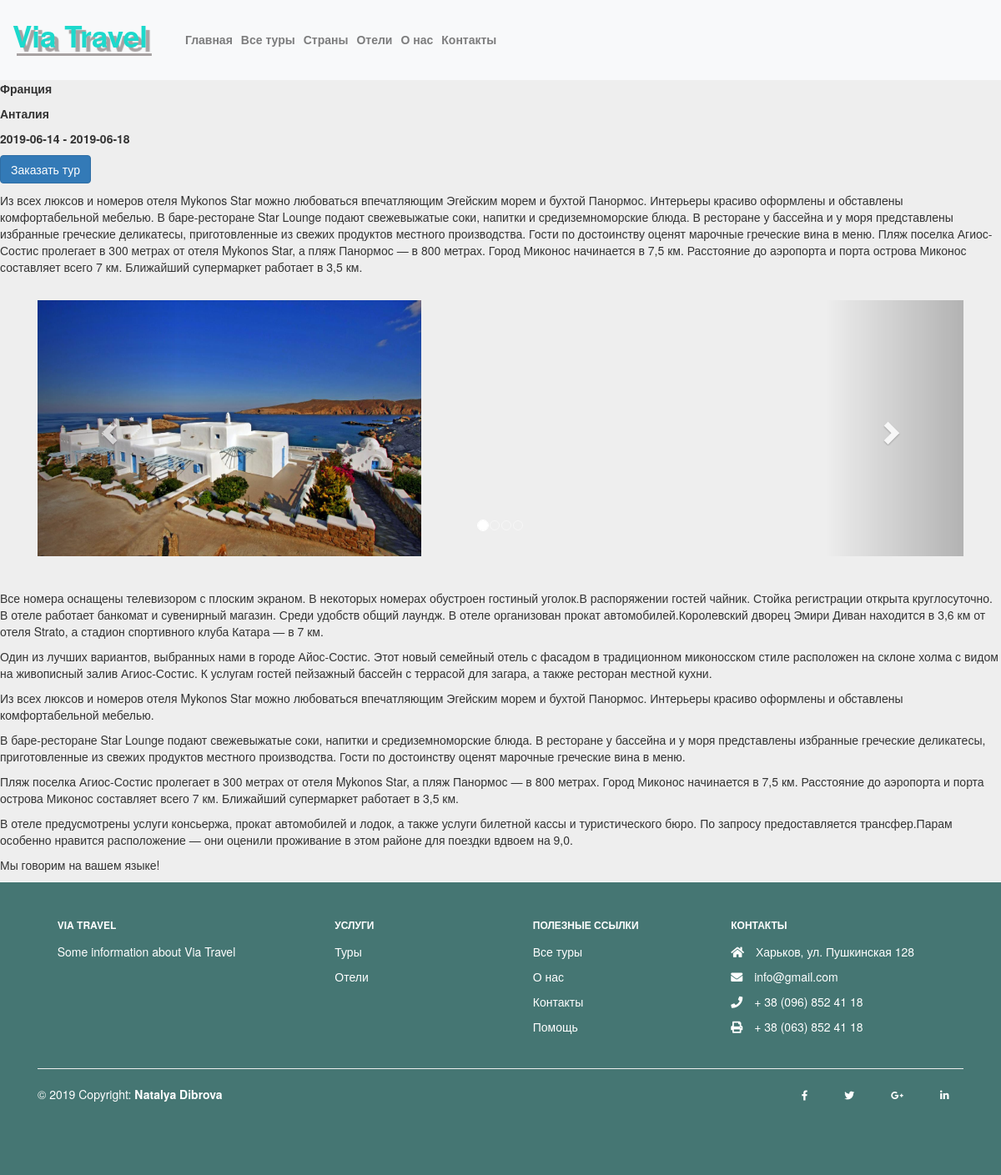
Page /skwtoursdebug/index.php?tour=6 on the committed database.
### tables this page shows
CREATE TABLE `tours` (
  `id` int(11) NOT NULL,
  `country_id` int(11) NOT NULL,
  `city_id` int(11) NOT NULL,
  `hotel_id` int(11) NOT NULL,
  `checkin_date` date NOT NULL,
  `checkout_date` date NOT NULL,
  `price` int(11) NOT NULL,
  `title` text NOT NULL,
  `description` text NOT NULL
);

CREATE TABLE `cities` (
  `id` int(11) NOT NULL,
  `title` text NOT NULL,
  `country_id` int(11) NOT NULL
);

### skwtoursdebug/lib/controllers/Controller.php (called while the page is built, shortened)
<?php
class Controller{
    public function __construct($db, $logger)
    {
        $this->db = $db;
    }
}

### skwtoursdebug/lib/controllers/TourController.php (the view, shortened to what this page needs)
<?php
class TourController extends Controller {
    public function describeTour($tour_id) {
        $sql = "SELECT * FROM tours WHERE id = '{$tour_id}'";
        $tour = $this->db->query($sql)->fetch();
        $sql2 = "SELECT * FROM cities WHERE id = '{$tour['id']}'";
        $city = $this->db->query($sql2)->fetch();
        foreach ($this->db->query($sql) as $row) {
            echo "<p class='details'><b>".$row['title']."</b></p>";
            echo "<p class='details'><b>{$city['title']}</b></p>";
            echo "<p class='dateDetails'><b>{$row['checkin_date']} - {$row['checkout_date']}</b></p>";
            echo "<p class='dateDetails but'><a class='btn btn-primary' href=?orderTour={$tour['id']}>Заказать тур</a></p>";
            echo "<p>Из всех люксов и номеров отеля Mykonos Star можно любоваться впечатляющим Эгейским морем и бухтой Панормос. Интерьеры красиво оформлены и обставлены комфортабельной мебелью.
            В баре-ресторане Star Lounge подают свежевыжатые соки, напитки и средиземноморские блюда. В ресторане у бассейна и у моря представлены избранные греческие деликатесы, приготовленные из свежих продуктов местного производства. Гости по достоинству оценят марочные греческие вина в меню.
            Пляж поселка Агиос-Состис пролегает в 300 метрах от отеля Mykonos Star, а пляж Панормос — в 800 метрах. Город Миконос начинается в 7,5 км. Расстояние до аэропорта и порта острова Миконос составляет всего 7 км. Ближайший супермаркет работает в 3,5 км.</p>";
            echo "<div class='container'>
              <br>
              <div id='myCarousel' class='carousel slide' data-ride='carousel'>
                <ol class='carousel-indicators'>
                  <li data-target='#myCarousel' data-slide-to='0' class='active'></li>
                  <li data-target='#myCarousel' data-slide-to='1'></li>
                  <li data-target='#myCarousel' data-slide-to='2'></li>
                  <li data-target='#myCarousel' data-slide-to='3'></li>
                </ol>
                <div class='carousel-inner' role='listbox'>
                  <div class='item active'>
                    <img src='../../css/img/21.jpg' alt='Chania' width='460' height='345'>
                  </div>
                  <div class='item'>
                    <img src='../../css/img/22.jpg' alt='Chania' width='460' height='345'>
                  </div>
                  <div class='item'>
                    <img src='../../css/img/23.jpg' alt='Flower' width='460' height='345'>
                  </div>
                  <div class='item'>
                    <img src='../../css/img/24.jpg' alt='Flower' width='460' height='345'>
                  </div>
                </div>
                <a class='left carousel-control' href='#myCarousel' role='button' data-slide='prev'>
                  <span class='glyphicon glyphicon-chevron-left' aria-hidden='true'></span>
                  <span class='sr-only'>Previous</span>
                </a>
                <a class='right carousel-control' href='#myCarousel' role='button' data-slide='next'>
                  <span class='glyphicon glyphicon-chevron-right' aria-hidden='true'></span>
                  <span class='sr-only'>Next</span>
                </a>
              </div>
            </div><br><br>";
    echo "{$row['description']}";
        }
    }
}
?>

### skwtoursdebug/admin/css/style.css (style rules this page uses)
* { margin: 0; padding: 0; }
body { background-color: #eee; }

### rows in the picture
tours: title "Франция", checkin_date "2019-06-14", checkout_date "2019-06-18", description "Все номера оснащены телевизором с плоским экраном. В некоторых номерах обустроен гостиный уголок.В распоряжении гостей чайник. Стойка регистрации открыта круглосуточно. В отеле работает банкомат и сувенирный магазин. Среди удобств общий лаундж. В отеле организован прокат автомобилей.Королевский дворец Эмири Диван находится в 3,6 км от отеля Strato, а стадион спортивного клуба Катара — в 7 км. Один из лучших вариантов, выбранных нами в городе Айос-Состис. Этот новый семейный отель с фасадом в традиционном миконосском стиле расположен на склоне холма с видом на живописный залив Агиос-Состис. К услугам гостей пейзажный бассейн с террасой для загара, а также ресторан местной кухни. Из всех…"
cities: title "Анталия"

### other values in the picture
$k "Главная"
$k "Все туры"
$k "Страны"
$k "Отели"
$k "О нас"
$k "Контакты"
